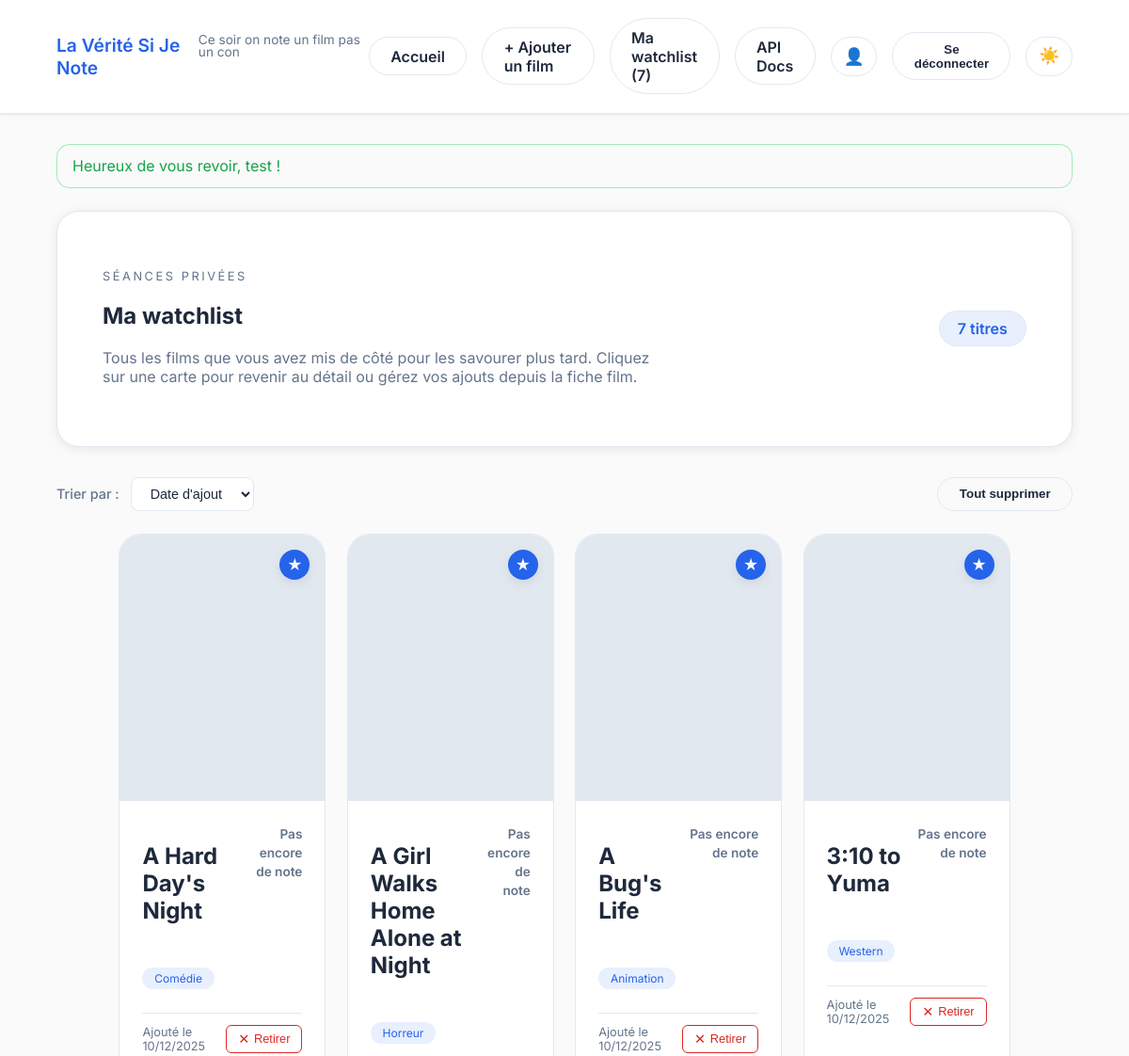
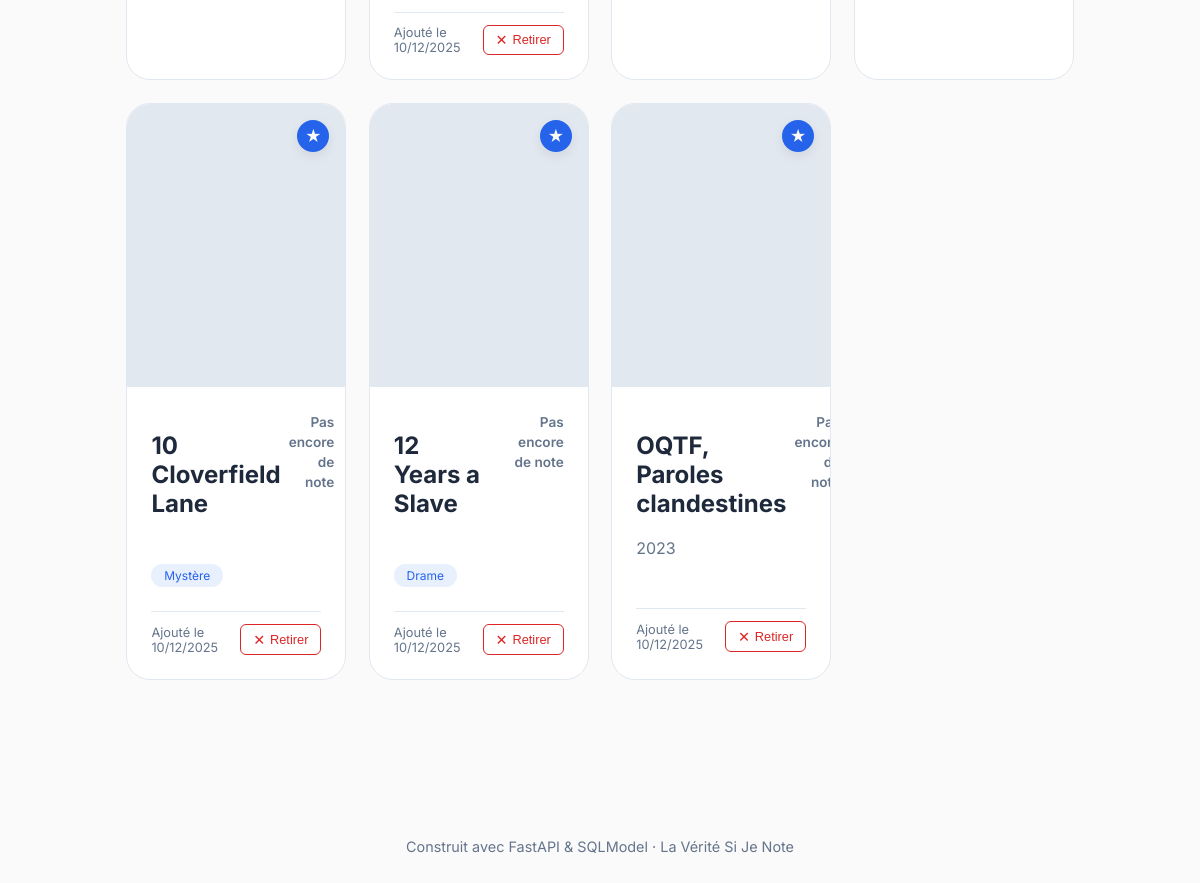
/watchlist (signed in), run on the app's committed database (2 pictures, top to bottom).
### app/models.py (models this page shows)
class TimestampedModel(SQLModel, table=False):
    created_at: datetime = Field(default_factory=datetime.utcnow, nullable=False)
    updated_at: datetime = Field(default_factory=datetime.utcnow, nullable=False)

class Film(TimestampedModel, table=True):
    id: Optional[int] = Field(default=None, primary_key=True)
    external_id: Optional[str] = Field(default=None, index=True)
    title: str
    overview: Optional[str] = Field(default=None)
    release_year: Optional[int] = Field(default=None, index=True)
    poster_url: Optional[str] = Field(default=None)
    backdrop_url: Optional[str] = Field(default=None)
    runtime_minutes: Optional[int] = Field(default=None)
    director: Optional[str] = Field(default=None)
    country: Optional[str] = Field(default=None)
    tags: list[Tag] = Relationship(
        sa_relationship=relationship(
            "Tag",
            secondary=FilmTagLink.__table__,
            back_populates="films",
        )
    )
    reviews: list["Review"] = Relationship(
        sa_relationship=relationship("Review", back_populates="film")
    )
    watchlist_items: list["WatchlistItem"] = Relationship(
        sa_relationship=relationship(
            "WatchlistItem",
            back_populates="film",
            cascade="all, delete-orphan",
        )
    )

class Tag(SQLModel, table=True):
    id: Optional[int] = Field(default=None, primary_key=True)
    name: str = Field(sa_column=Column(String(80), unique=True, index=True, nullable=False))
    films: list["Film"] = Relationship(
        sa_relationship=relationship(
            "Film",
            secondary=FilmTagLink.__table__,
            back_populates="tags",
        )
    )

class WatchlistItem(TimestampedModel, table=True):
    __table_args__ = (UniqueConstraint("user_id", "film_id", name="uq_watchlist_user_film"),)
    id: Optional[int] = Field(default=None, primary_key=True)
    user_id: int = Field(foreign_key="user.id", nullable=False, index=True)
    film_id: int = Field(foreign_key="film.id", nullable=False, index=True)
    user: Optional[User] = Relationship(
        sa_relationship=relationship("User", back_populates="watchlist_items")
    )
    film: Optional[Film] = Relationship(
        sa_relationship=relationship("Film", back_populates="watchlist_items")
    )

### app/routers/watchlist.py (the view)
@router.get("/watchlist")
def watchlist_page(
    request: Request,
    sort: str = Query(default="date", regex="^(date|title|year|genre)$"),
    session: Session = Depends(get_session),
    current_user: User = Depends(require_user),
):
    watchlist_data = fetch_watchlist_with_dates(session, current_user, sort_by=sort)
    watchlist_films = [film for film, _ in watchlist_data]
    watchlist_ids = {film.id for film in watchlist_films}
    cards = _watchlist_cards_payload(watchlist_data, watchlist_ids)
    return templates.TemplateResponse(
        "films/watchlist.html",
        template_context(
            request,
            current_user=current_user,
            watchlist=watchlist_films,
            watchlist_ids=watchlist_ids,
            films=cards,
            current_sort=sort,
        ),
    )

### app/templates/films/watchlist.html (shortened to what this page needs)
{% extends "base.html" %}
{% block content %}
<section class="page-header">
    <div>
        <p class="eyebrow">Séances privées</p>
        <h1>Ma watchlist</h1>
        <p class="lead">
            Tous les films que vous avez mis de côté pour les savourer plus tard. Cliquez sur une carte pour revenir au
            détail ou gérez vos ajouts depuis la fiche film.
        </p>
    </div>
    <div class="chip-counter">
        {{ watchlist|length }} titre{% if watchlist|length > 1 %}s{% endif %}
    </div>
</section>
{% if films %}
<section class="watchlist-controls">
    <form method="get" action="/watchlist" class="sort-form">
        <label for="sort">Trier par :</label>
        <select name="sort" id="sort" onchange="this.form.submit()">
            <option value="date" {% if current_sort=='date' %}selected{% endif %}>Date d'ajout</option>
        </select>
    </form>
    <form method="post" action="/watchlist/clear" style="margin-left: auto;">
        <button type="submit" class="btn ghost danger"
            onclick="return confirm('Voulez-vous vraiment vider toute votre watchlist ? Cette action est irréversible.')">
            Tout supprimer
        </button>
    </form>
</section>
{% endif %}
<section class="grid watchlist-grid">
    {% if not films %}
    <div class="empty-state">
        <p>Votre watchlist est vide. Ajoutez un film depuis sa page pour le retrouver ici.</p>
    </div>
    {% else %}
    {% for item in films %}
    {% set film = item.film %}
    <article class="film-card is-watchlisted">
        <a href="/films/{{ film.id }}">
            <div class="poster" style="background-image: url('{{ film.poster_url or '' }}');"></div>
            <span class="watchlist-badge">★</span>
        </a>
        <div class="film-info">
            <div class="film-head">
                <div>
                    <h2>{{ film.title }}</h2>
                    {% if film.release_year %}<p class="subtle">{{ film.release_year }}</p>{% endif %}
                </div>
                <div class="rating">
                    {% if item.avg_rating %}
                    <span>{{ item.avg_rating }} ★</span>
                    <small>{{ item.review_count }} avis</small>
                    {% else %}
                    <span class="muted">Pas encore de note</span>
                    {% endif %}
                </div>
            </div>
            <div class="tags">
                {% for tag in film.tags %}
                <span>{{ tag.name }}</span>
                {% endfor %}
            </div>
            <div class="watchlist-meta">
                <small class="added-date">Ajouté le {{ item.added_at.strftime('%d/%m/%Y') }}</small>
                <form method="post" action="/watchlist/{{ film.id }}/remove" class="remove-form">
                    <button type="submit" class="btn-remove" title="Retirer de la watchlist">
                        <span class="icon">✕</span> Retirer
                    </button>
                </form>
            </div>
        </div>
    </article>
    {% endfor %}
    {% endif %}
</section>
{% endblock %}

### app/templates/base.html (shortened to what this page needs)
<!DOCTYPE html>
<html lang="fr">
<head>
    <link rel="stylesheet" href="{{ url_for('static', path='css/style.css') }}">
</head>
<body>
    <header class="app-header">
        <div class="brand">
            <a href="/films">{{ settings.app_name }}</a>
            <p class="brand-slogan">Ce soir on note un film pas un con</p>
        </div>
        <nav>
            {% if current_user %}
            <a class="btn ghost" href="/">Accueil</a>
            <a class="btn ghost" href="/tmdb/search">+ Ajouter un film</a>
            <a class="btn ghost" href="/watchlist">Ma watchlist ({{ watchlist|length }})</a>
            <a class="btn ghost" href="/docs">API Docs</a>
            <a class="btn ghost icon-btn" href="/profil" title="Mon profil">👤</a>
            <form action="/logout" method="post">
                <button type="submit" class="btn ghost">Se déconnecter</button>
            </form>
            {% else %}
            <a class="btn ghost" href="/">Accueil</a>
            <a class="btn" href="/login">Connexion / Inscription</a>
            <a class="btn ghost" href="/docs">API Docs</a>
            {% endif %}
            <button id="theme-toggle" class="btn ghost icon-btn" title="Changer le thème">
                <span class="theme-icon-light">☀️</span>
            </button>
        </nav>
    </header>
    <main>
        {% if messages %}
        <div class="flash-wrapper">
            {% for msg in messages %}
            <div class="flash {{ msg.category }}">{{ msg.message }}</div>
            {% endfor %}
        </div>
        {% endif %}
        {% block content %}{% endblock %}
    </main>
    <footer>
        <p>Construit avec FastAPI & SQLModel · {{ settings.app_name }}</p>
    </footer>
</body>
</html>

### data on the page
Film: title "A Hard Day's Night"
Tag: name "Comédie"
WatchlistItem: added_at "10/12/2025"
Film: title "A Girl Walks Home Alone at Night"
Tag: name "Horreur"
WatchlistItem: added_at "10/12/2025"
Film: title "A Bug's Life"
Tag: name "Animation"
WatchlistItem: added_at "10/12/2025"
Film: title "3:10 to Yuma"
Tag: name "Western"
WatchlistItem: added_at "10/12/2025"
Film: title "10 Cloverfield Lane"
Tag: name "Mystère"
WatchlistItem: added_at "10/12/2025"
Film: title "12 Years a Slave"
Tag: name "Drame"
WatchlistItem: added_at "10/12/2025"
Film: title "OQTF, Paroles clandestines", release_year "2023"
WatchlistItem: added_at "10/12/2025"

### other printed values
{{ settings.app_name }} "La Vérité Si Je Note"
{{ watchlist|length }} "7"
{{ msg.message }} "Heureux de vous revoir, test !"
